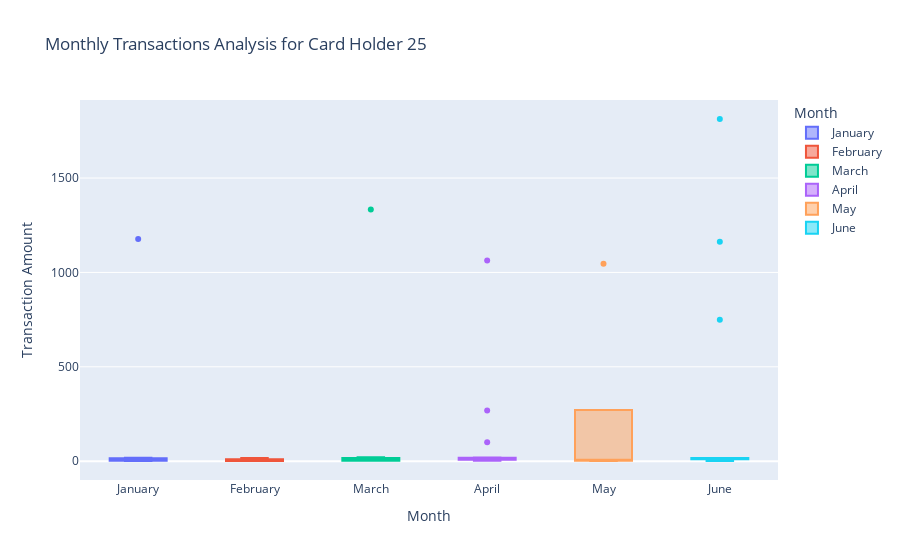

The notebook cell this image was saved under:
### Code cell
# Creating the six box plots using plotly express
px.box(
    df_q2,
    x='month',
    y='amount',
    labels={
        'amount': 'Transaction Amount',
        'month': 'Month',
    },
    color='month',
    title='Monthly Transactions Analysis for Card Holder 25',
)

### Figure 1 — Plotly figure (JSON) as saved in the notebook; plotly's stock layout.template omitted (floating-point values rounded to 4 significant figures)
{"data": [{"alignmentgroup": "True", "hovertemplate": "Month=%{x}<br>Transaction Amount=%{y}<extra></extra>", "legendgroup": "January", "marker": {"color": "#636efa"}, "name": "January", "notched": false, "offsetgroup": "January", "orientation": "v", "showlegend": true, "type": "box", "x": ["January", "January", "January", "January", "January", "January", "January", "January", "January", "January"], "x0": " ", "xaxis": "x", "y": [1.46, 10.74, 2.93, 1.39, 17.84, 1.65, 15.86, 2.22, 1177, 2.75], "y0": " ", "yaxis": "y"}, {"alignmentgroup": "True", "hovertemplate": "Month=%{x}<br>Transaction Amount=%{y}<extra></extra>", "legendgroup": "February", "marker": {"color": "#EF553B"}, "name": "February", "notched": false, "offsetgroup": "February", "orientation": "v", "showlegend": true, "type": "box", "x": ["February", "February", "February", "February", "February", "February", "February", "February", "February", "February"], "x0": " ", "xaxis": "x", "y": [10.75, 10.81, 5.97, 3.69, 16.7, 1.26, 2.63, 11.01, 0.91, 1.18], "y0": " ", "yaxis": "y"}, {"alignmentgroup": "True", "hovertemplate": "Month=%{x}<br>Transaction Amount=%{y}<extra></extra>", "legendgroup": "March", "marker": {"color": "#00cc96"}, "name": "March", "notched": false, "offsetgroup": "March", "orientation": "v", "showlegend": true, "type": "box", "x": ["March", "March", "March", "March", "March", "March", "March", "March", "March", "March", "March", "March", "March"], "x0": " ", "xaxis": "x", "y": [12.42, 16.58, 1334, 2.88, 2.04, 13.57, 10.1, 1.65, 3.08, 4.2, 2.56, 18.28, 21.04], "y0": " ", "yaxis": "y"}, {"alignmentgroup": "True", "hovertemplate": "Month=%{x}<br>Transaction Amount=%{y}<extra></extra>", "legendgroup": "April", "marker": {"color": "#ab63fa"}, "name": "April", "notched": false, "offsetgroup": "April", "orientation": "v", "showlegend": true, "type": "box", "x": ["April", "April", "April", "April", "April", "April", "April", "April", "April", "April", "April", "April", "April", "April", "April", "April"], "x0": " ", "xaxis": "x", "y": [100, 2.62, 7.08, 17.15, 1063, 10.15, 10.06, 269, 10.24, 7.39, 6.01, 20.03, 2.79, 10.02, 15.66, 16.5], "y0": " ", "yaxis": "y"}, {"alignmentgroup": "True", "hovertemplate": "Month=%{x}<br>Transaction Amount=%{y}<extra></extra>", "legendgroup": "May", "marker": {"color": "#FFA15A"}, "name": "May", "notched": false, "offsetgroup": "May", "orientation": "v", "showlegend": true, "type": "box", "x": ["May", "May", "May", "May", "May"], "x0": " ", "xaxis": "x", "y": [1.1, 1046, 12.15, 2.27, 5.97], "y0": " ", "yaxis": "y"}, {"alignmentgroup": "True", "hovertemplate": "Month=%{x}<br>Transaction Amount=%{y}<extra></extra>", "legendgroup": "June", "marker": {"color": "#19d3f3"}, "name": "June", "notched": false, "offsetgroup": "June", "orientation": "v", "showlegend": true, "type": "box", "x": ["June", "June", "June", "June", "June", "June", "June", "June", "June", "June", "June", "June", "June", "June"], "x0": " ", "xaxis": "x", "y": [1162, 749, 10.69, 11.88, 1.03, 10.15, 11.01, 16.29, 15.98, 1813, 16.61, 11.53, 5.24, 2.27], "y0": " ", "yaxis": "y"}], "layout": {"boxmode": "overlay", "legend": {"title": {"text": "Month"}, "tracegroupgap": 0}, "title": {"text": "Monthly Transactions Analysis for Card Holder 25"}, "xaxis": {"anchor": "y", "categoryarray": ["January", "February", "March", "April", "May", "June"], "categoryorder": "array", "domain": [0, 1], "title": {"text": "Month"}}, "yaxis": {"anchor": "x", "domain": [0, 1], "title": {"text": "Transaction Amount"}}}}
